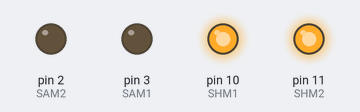
A sketch run on a simulated Arduino Uno, built with avr-gcc and run on an emulated ATmega328P. Parts: output pins drawn as LEDs (lit = HIGH).

Above: at 1.5 s.
At 4.5 s:
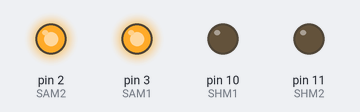
Timing chart, 0 to 7.8 s (numbered marks = the images above):
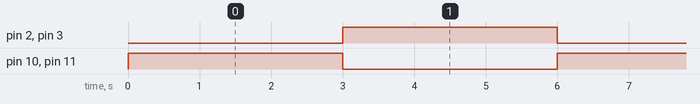

The sketch:

Integrado_L293D.ino
```cpp
int SHM1= 10;
int SHM2= 11;
int SAM1= 3;
int SAM2= 2;


void setup()
{
  pinMode(SHM1, OUTPUT);
  pinMode(SHM2, OUTPUT);
  pinMode(SAM1, OUTPUT);
  pinMode(SAM2, OUTPUT);
}

void loop()
{
  digitalWrite(SHM1, HIGH);
  digitalWrite(SHM2, HIGH);
  digitalWrite(SAM1, LOW);
  digitalWrite(SAM2, LOW);
  delay(3000);

  digitalWrite(SHM1, LOW);
  digitalWrite(SHM2, LOW);
  digitalWrite(SAM1,HIGH);
  digitalWrite(SAM2,HIGH);
  delay(3000);
}
```

Measured:
- by itself, pin 2 (SAM2), pin 3 (SAM1), pin 10 (SHM1), pin 11 (SHM2): alternates HIGH for 3.0 s and LOW for 3.0 s
